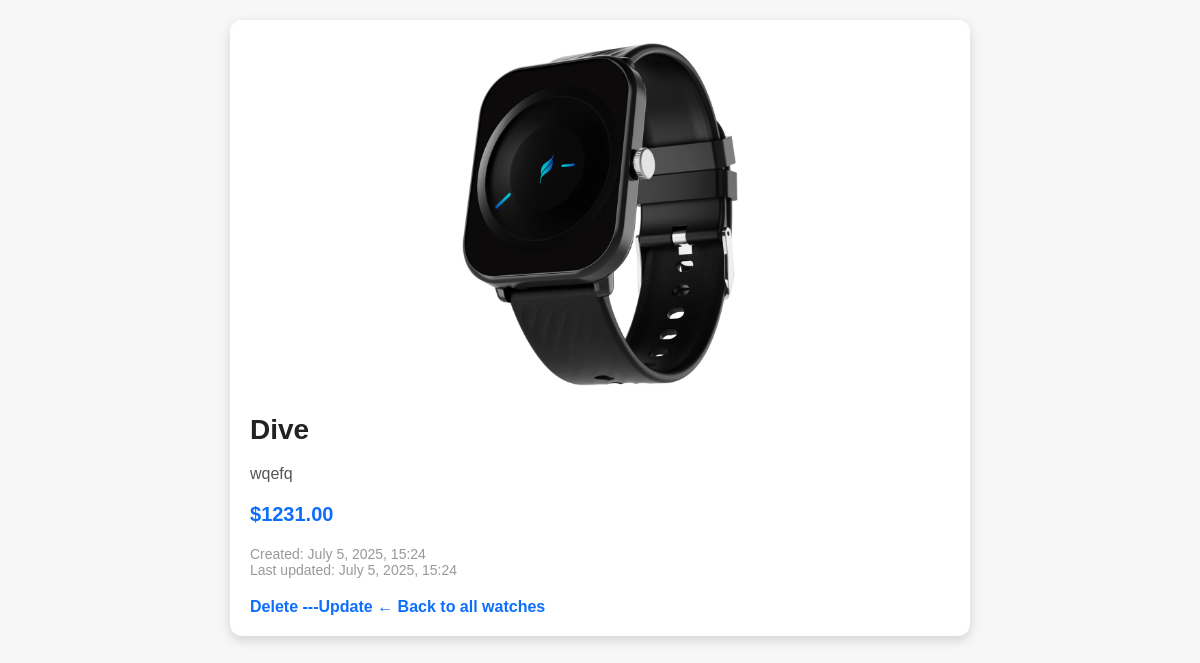
The app's page /product/watch/13/ with its own data.
### products/models.py (models this page shows, shortened)
class Watch(models.Model):
    brand = models.CharField(max_length=20)
    desk = models.TextField()
    image = models.ImageField(upload_to='watch-images/', blank=True, null=True, default='default/watch.png')
    price = models.DecimalField(max_digits=10, decimal_places=2)
    created_at = models.DateTimeField(auto_now_add=True)
    updated_at = models.DateTimeField(auto_now=True)

### products/views.py (the view)
# urls.py: path('watch/<int:pk>/', WatchDetail.as_view(), name='watch-detail'),
class WatchDetail(View):
    def get(self, request, pk):
        watch = Watch.objects.get(id=pk)
        return render(request, 'watch_detail.html', {'watch':watch})

### templates/watch_detail.html (shortened to what this page needs)
<!DOCTYPE html>
<html lang="en">
<head>
</head>
<body>
<div class="container">
    {% if watch.image %}
        <img src="{{ watch.image.url }}" alt="{{ watch.brand }}" class="watch-image">
    {% else %}
        <img src="/media/default/watch.png" alt="No image" class="watch-image">
    {% endif %}
    <h1 class="watch-title">{{ watch.brand }}</h1>
    <p class="watch-desc">{{ watch.desk }}</p>
    <p class="watch-price">${{ watch.price }}</p>
    <div class="watch-dates">
        Created: {{ watch.created_at|date:"F j, Y, H:i" }}<br>
        Last updated: {{ watch.updated_at|date:"F j, Y, H:i" }}
    </div>
    <a href="{% url 'del-watch' watch.id %}" class="back-link">Delete</a>
    <a href="{% url 'update-watch' watch.id %}" class="back-link">---Update</a>
    <a href="{% url 'watch' %}" class="back-link">← Back to all watches</a>
</div>
</body>
</html>

### templates/watch_detail.html (style rules this page uses)
body { font-family: Arial, sans-serif; background-color: #f7f7f7; margin: 0; padding: 20px; }
.container { max-width: 700px; margin: auto; background-color: #fff; border-radius: 12px; box-shadow: 0 4px 12px rgba(0, 0, 0, 0.15); padding: 20px; }
.watch-image { width: 100%; height: 350px; object-fit: contain; border-radius: 8px; }
.watch-title { font-size: 28px; margin-top: 20px; color: #222; }
.watch-desc { font-size: 16px; margin: 15px 0; color: #555; }
.watch-price { font-size: 20px; font-weight: bold; color: #0d6efd; }
.watch-dates { font-size: 14px; color: #999; margin-top: 10px; }
.back-link { display: inline-block; margin-top: 20px; text-decoration: none; color: #0d6efd; font-weight: bold; }

### records on screen
Watch: image (picture), brand "Dive", desk "wqefq", price "1231.00", created_at "July 5, 2025, 15:24", updated_at "July 5, 2025, 15:24"
